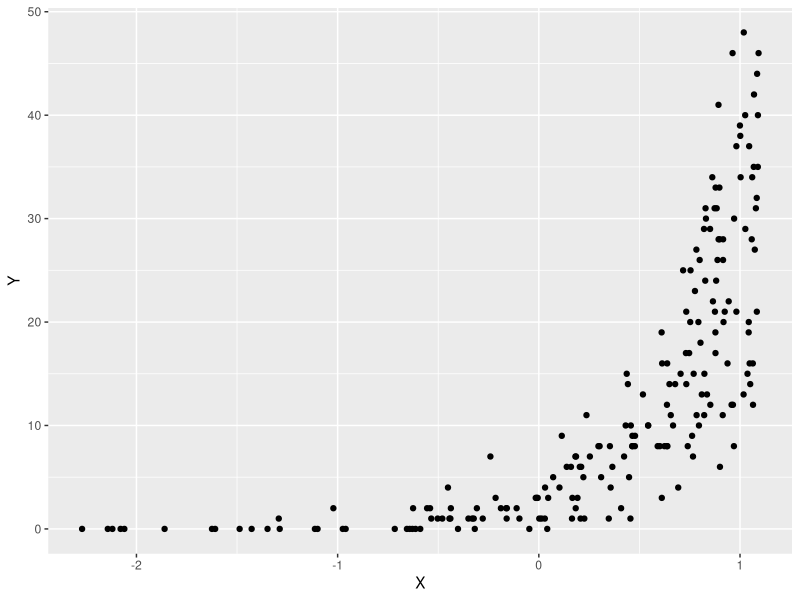
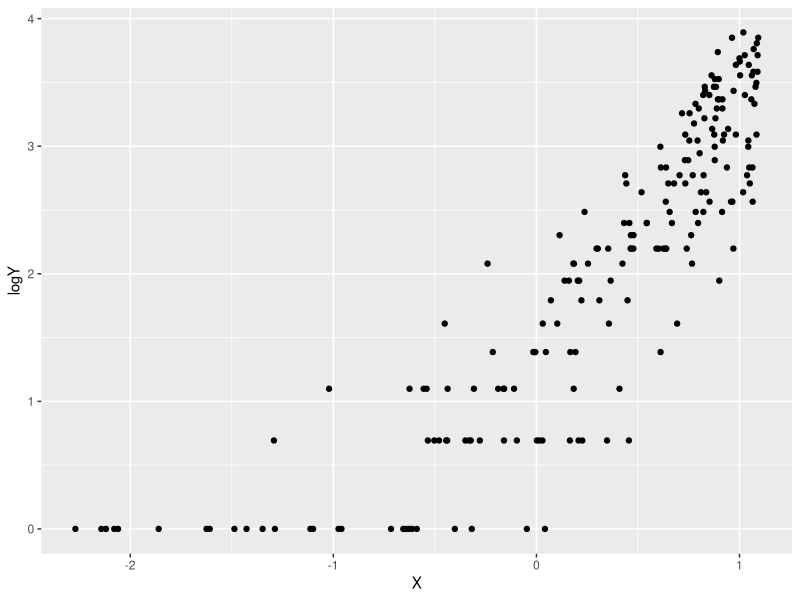
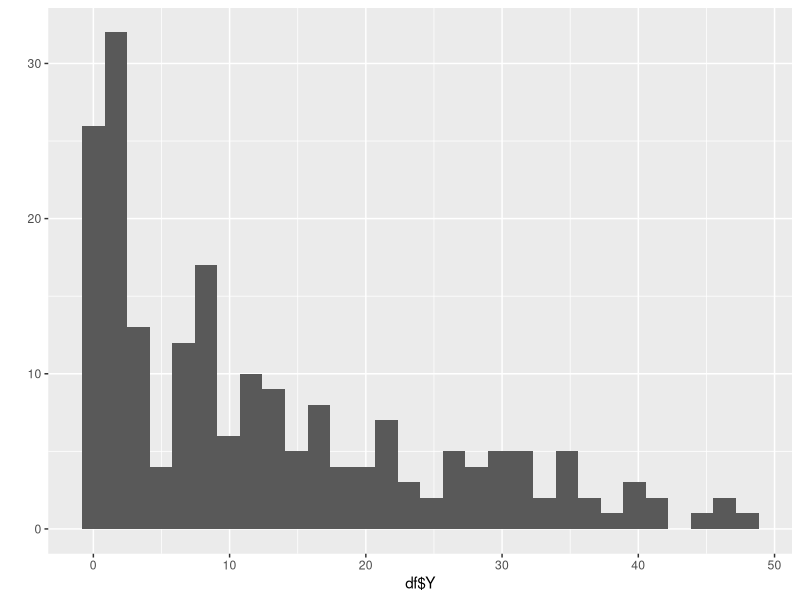
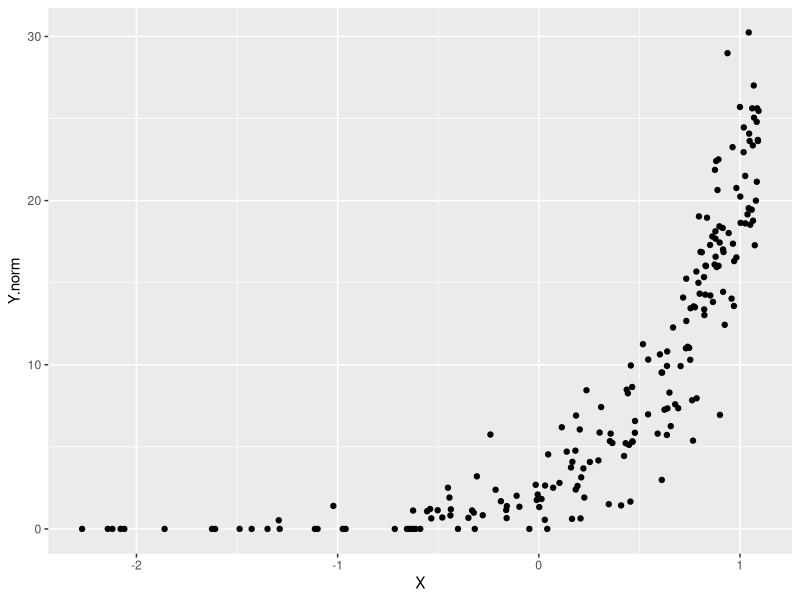
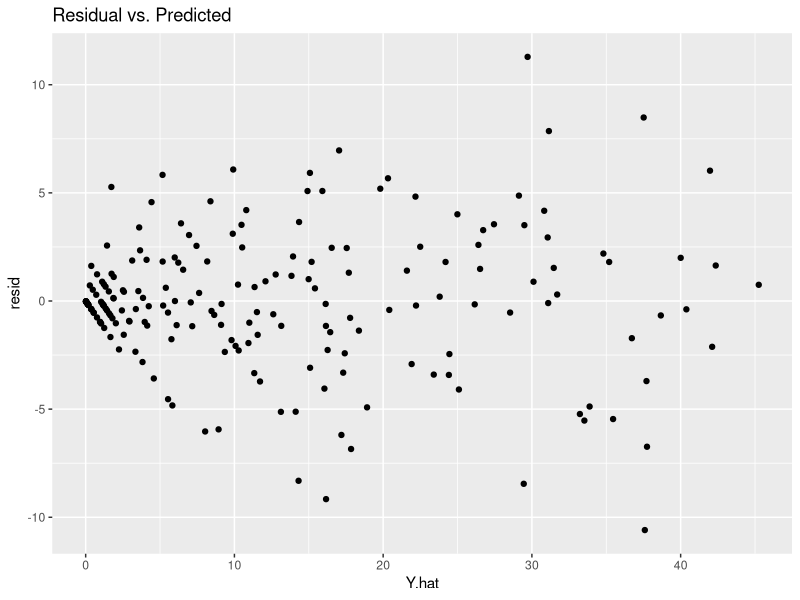
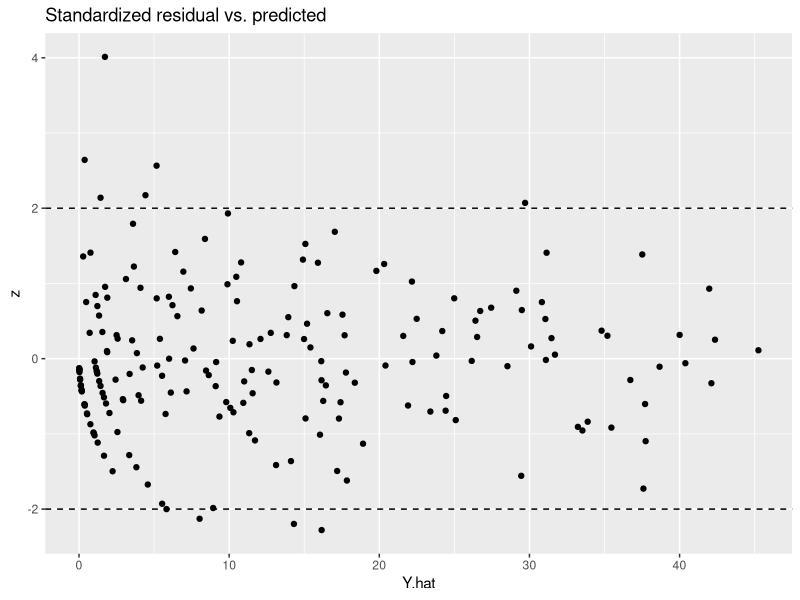
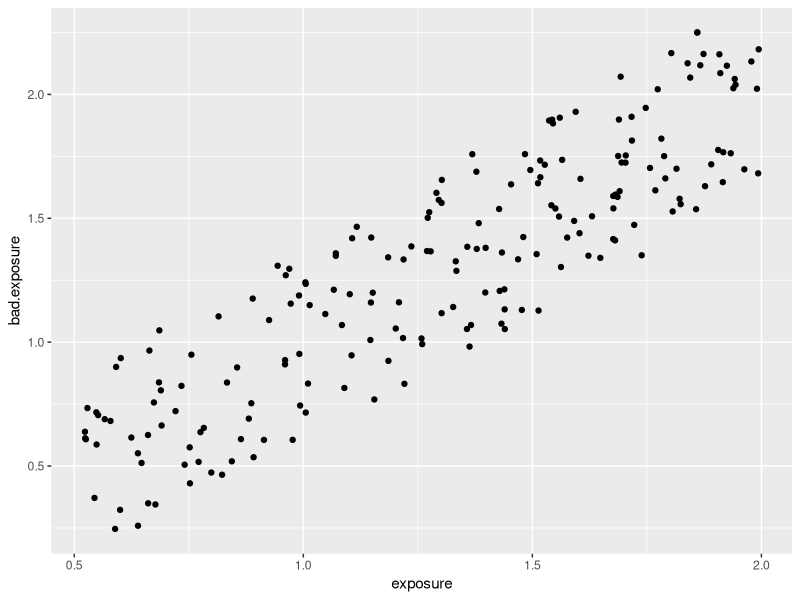
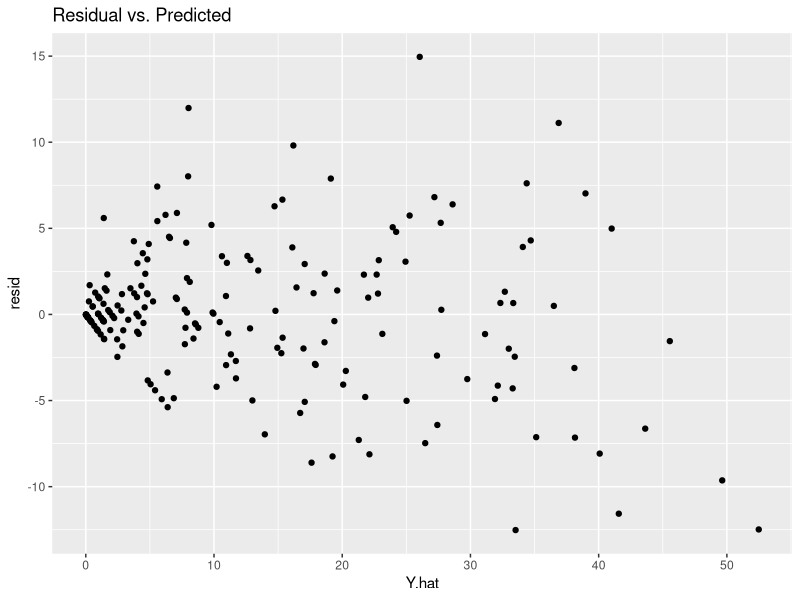

Recreate these plots in R, in order.


##
## Illustration of generating Poisson data and
## seeing how the standardized residuals are nice and normal
## if we have correct model specification.
##
## Also illustrates how omitted variables or measurement error
## on exposure can mess up these residuals.
##

library( arm )
library( tidyverse )


# So we get the same random display each time we run the script
set.seed( 12345 )

#### Step 1: Generate the data  ####

# sample size
N = 200

# Our covariate.  Log makes the covariate linearly related to expected count.
X = log( runif( N, 0.1, 3 ) )
summary( X )

# How much each unit gets "exposed" (i.e., observation time)
exposure = runif( N, 0.5, 2 )

# our rate (this is our linear regression part of the GLM)
rate = 2 * X + 1
skimr::skim( rate )


# our outcome
Y = rpois( N,  lambda = exp( rate ) * exposure )
skimr::skim(Y)

# Collect our observed data into a data frame
# This is our simulated data.
df = data.frame( X=X, exposure=exposure, Y=Y,
                 logY = log( Y+1 ) )

ggplot( df, aes( X, Y ) ) +
  geom_point()

ggplot( df, aes( X, logY ) ) +
  geom_point()

qplot( df$Y )


# if we divide Y by rate
df$Y.norm = df$Y / exposure
qplot( X, Y.norm, data=df )





#### Fitting a correctly specified Poisson model  ####

# Fit our model
fit.1 <- glm ( Y ~ X, family=poisson, 
                offset=log(exposure), data=df )

display( fit.1 )
# We see we get roughly incercept = 1, coef for X of 2
# which aligns with our setup.


# This is a function (new command) that takes a fit model and our
# data and makes some plots and prints some stuff out.
explore.results = function( mod, df ) {
  # Predict our outcomes based on our model
  df$Y.hat = predict( mod, type = "response" )
  print( head( df$Y.hat ) )
  
  cat( "The residuals:\n" )
  print( skimr::skim( df$Y.hat ) )
  
  # How do predictions and residuals relate
  df = mutate( df, resid = Y - Y.hat )
  plt <- qplot( Y.hat, resid, data=df ) +
    labs( title = "Residual vs. Predicted")
  print( plt )
  
  # Make standardized z-scores
  df = mutate( df, z = (Y - Y.hat) / sqrt( Y.hat ) )
  cat( "The standardized residuals:\n" )
  print( skimr::skim( df$z ) )
  
  # Look at them with 95% confidence bands.  Most dots are
  # inside the bands
  plt <- qplot( Y.hat, z, data=df ) +
    geom_hline( yintercept=c(-2,2), lty=2 ) +
    labs( title = "Standardized residual vs. predicted" )
  print( plt )
  
  # Return modified dataframe, in case we want it later.
  # But mainly, this function just does stuff
  invisible( df )
}


explore.results( fit.1, df )


##
####  Now looking at how we might get an overdispersed Poisson model  #####
##
## One way we might have this is if we don't have a
## good exposure variable
##

# we add measurement error to our exposure
df$bad.exposure = df$exposure + runif( N, -0.4, 0.4 )

# see?  We roughly have exposure, but not exactly.
qplot( exposure, bad.exposure, data=df )

# Fit our model
fit.2 <- glm ( Y ~ X, family=poisson, 
               offset=log(bad.exposure), data=df )

display( fit.2 )

df = explore.results( fit.2, df )


# Note we have more points too far from what we expect (outside
# our 95% lines)


# Doing the hypothesis test of overdispersion
n = nrow(df)
n
k = 1
D = sum( df$z^2 ) 
D
D / ( n - k )
n - k
pchisq( D, n-k, lower.tail = FALSE )
# We see we have overdispersion if the p-value is low.



# Let's fix it:
# We fit an overdispersed model
fit.od <- glm ( Y ~ X, family=quasipoisson, offset=log(bad.exposure), data=df )

# compare the SEs: the overdispersed model accounts for greater uncertainty 
# (Note the larger SEs)
display( fit.od )
display( fit.2 )


##
## Another way of getting overdispersion:
##      missing predictors
##


# Fit our model without our X (oopse!)
fit.3 <- glm ( Y ~ 1, family=poisson, 
               offset=log(exposure), data=df )

display( fit.3 )

df = explore.results( fit.3, df )


# Doing the hypothesis test of overdispersion
n = nrow(df)
n
k = 1
D = sum( df$z^2 ) 
D
n - k
sqrt( D / ( n - k ) )
pchisq( D, n-k, lower.tail = FALSE )

# Again, our overdispersed model accounts for uncertainty better
fit.od <- glm ( Y ~ 1, family=quasipoisson, offset=log(exposure), data=df )
display( fit.od )
display( fit.3 )
